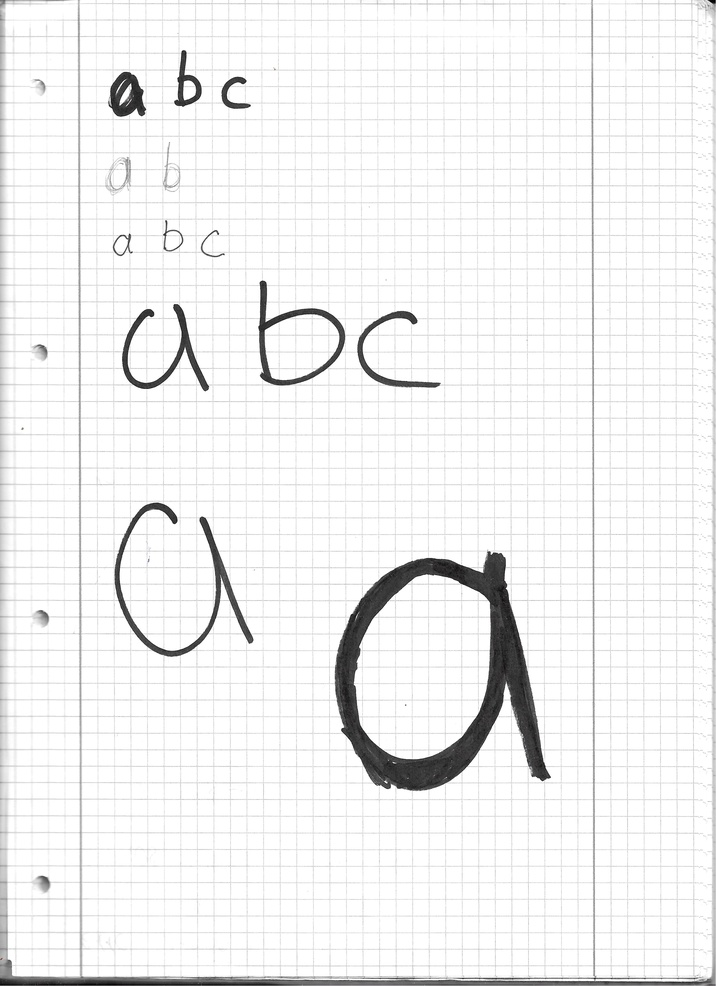
#> input picture Projekt/images/Buchstabenklein.jpg, 716 x 986 px, shrunk from 2544 x 3504 before the run
$ python processsing.py
#> lines starting #> are read from the running program, lines starting #| are printed output that depends on the picture; after the words box and inside, x2 and y2 are one past the last pixel; in counts of white or black regions, pixels touching at a corner belong together
from math import floor

from skimage import io
import numpy as np
import matplotlib.pyplot as plt
import matplotlib.cm as cm
import datetime


def rgb2gray(rgb):
    r, g, b = rgb[:, :, 0], rgb[:, :, 1], rgb[:, :, 2]
    gray = 0.2989 * r + 0.5870 * g + 0.1140 * b

    return gray

def dilate(in_image, filter_h):
    width, height = in_image.shape
    copy = in_image.copy()

    k = floor(len(filter_h) / 2)
    tmp = []
    for v in range(k, height - k):
        for u in range(k, width - k):
            for j in range(-k, k + 1):
                for i in range(-k, k + 1):
                    tmp.append(in_image[u + i][v + j] + filter_h[i + k][j + k])
            copy[u][v] = max(tmp)
            if copy[u][v] > 255:
                copy[u][v] = 255
            if copy[u][v] < 0:
                copy[u][v] = 0
            tmp.clear()
    return copy

def laplace(in_image, filter_h):
    width, height = in_image.shape
    copy = in_image.copy()

    k = floor(len(filter_h) / 2)
    tmp = []
    for v in range(k, height - k):
        for u in range(k, width - k):
            for j in range(-k, k + 1):
                for i in range(-k, k + 1):
                    tmp.append(in_image[u + i][v + j] + filter_h[i + k][j + k])
            copy[u][v] = max(tmp)
            if copy[u][v] > 255:
                copy[u][v] = 255
            if copy[u][v] < 0:
                copy[u][v] = 0
            tmp.clear()
    return copy

#threshold to set everything gray to black
def threshold_operation(hough_array, threshold):
    width, height = hough_array.shape
    copy = hough_array.copy()
    for v in range(height):
        for u in range(width):
            if hough_array[u][v] < threshold:
                copy[u][v] = 0
    return copy


# [22 lines of commented-out code are left out]

if __name__ == "__main__":

    now = datetime.datetime.now()
    print(now.strftime("%Y-%m-%d %H:%M:%S"))
    # read img
    #img = io.imread("images/buchstaben.jpg")
    #img = io.imread("images/buchstaben1.jpg")
    img = io.imread("images/Buchstabenklein.jpg")
#> img is the input picture: shape (986, 716, 3); mean R, G, B 241.3, 241.3, 241.3
    # convert to numpy array
    img = np.array(img).astype(np.int16)

    h1 = np.array([[0, 0, 0, 0, 0],
                   [0, 1, 1, 1, 0],
                   [0, 1, 1, 1, 0],
                   [0, 1, 1, 1, 0],
                   [0, 0, 0, 0, 0]])
    h2 = np.array([[0, 0, 0],
                   [0, 1, 1],
                   [0, 0, 0]])
    la = np.array([[1, 1, 1],
                   [1, -8, 1],
                   [1, 1, 1]])

    imggray = rgb2gray(img)

    #plt.figure(1, dpi=300)
    #plt.imshow(imggray, cmap=cm.Greys_r)
    #plt.show()

    dilated_image = dilate(imggray, h1)
#> after the loop in dilate, `for v in range(k, height - k):`:
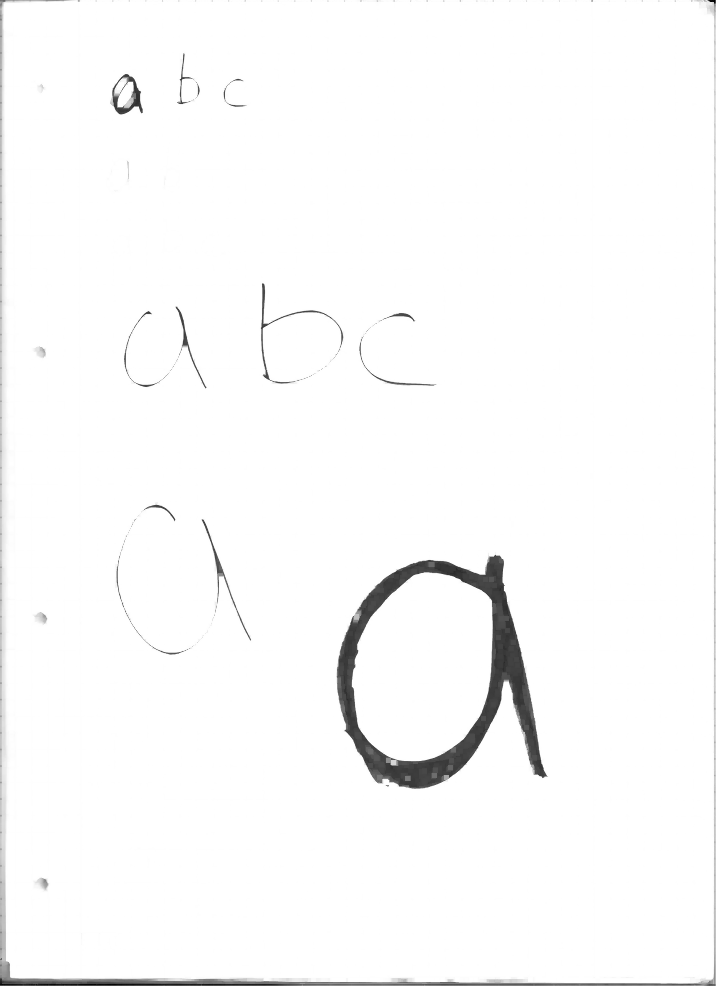
#> copy: shape (986, 716) float64; min 0, max 255, mean 250.1
#> after the loop in dilate, `for v in range(k, height - k):`: tmp = []

# [7 lines of commented-out code are left out]

    laplace_image = laplace(dilated_image, la)
#> after the loop in laplace, `for v in range(k, height - k):`:
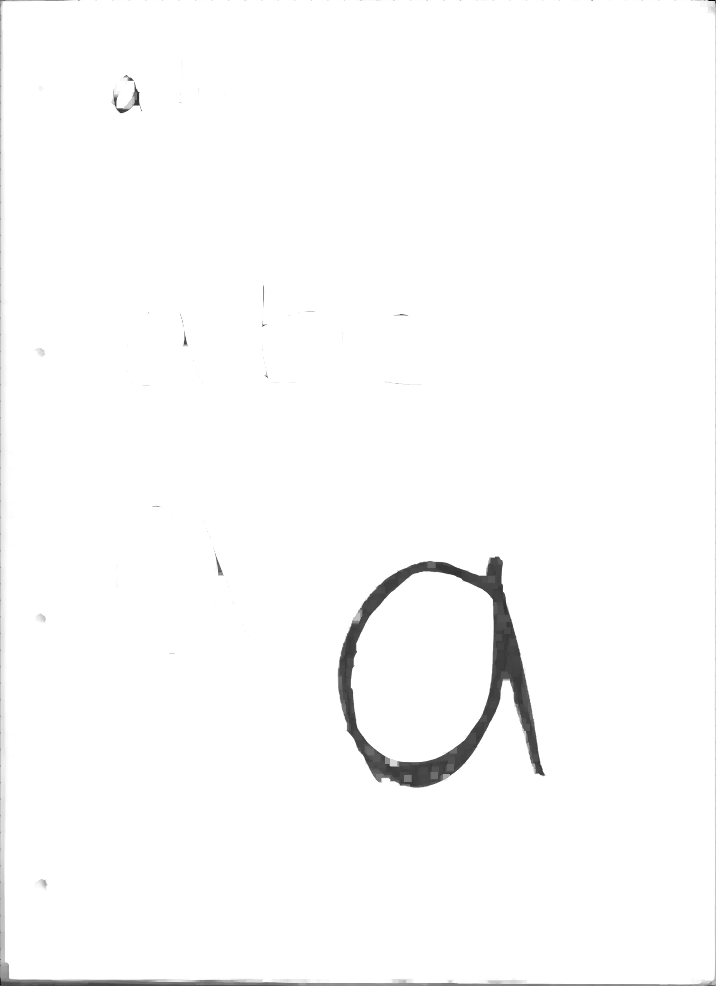
#> copy: shape (986, 716) float64; 8.72% of pixels changed, all inside (x1, y1, x2, y2) = (1, 1, 715, 985)

    plt.figure(1, dpi=300)
    plt.subplot(211)
    plt.imshow(img, cmap=cm.Greys_r)
    plt.figure(1, dpi=300)
    plt.subplot(212)
    plt.imshow(laplace_image, cmap=cm.Greys_r)
    plt.show()
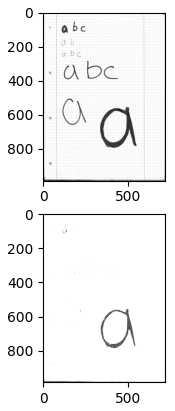
#> figure drawn by matplotlib, 2 panels

    t = round(np.amax(laplace_image) / 2)
#> t = 128
    thresholde_image = threshold_operation(laplace_image, t)
#> after the loop in threshold_operation, `for v in range(height):`:
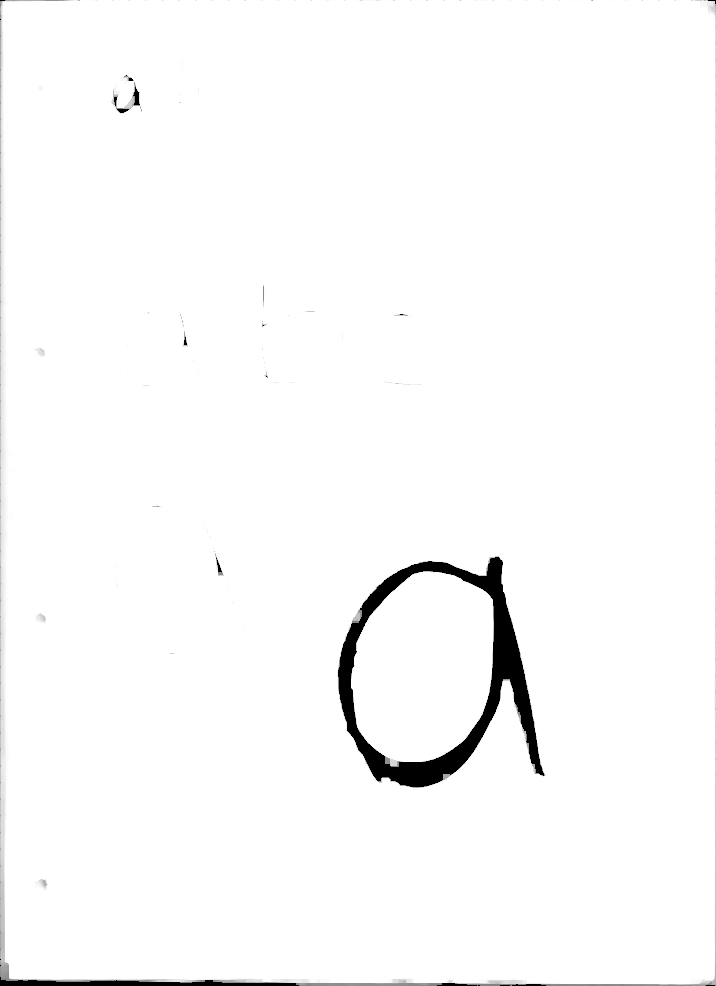
#> copy: shape (986, 716) float64; 1.62% of pixels changed, all inside (x1, y1, x2, y2) = (0, 0, 716, 986)

    plt.figure(1, dpi=300)
    plt.subplot(211)
    plt.imshow(img, cmap=cm.Greys_r)
    plt.figure(1, dpi=300)
    plt.subplot(212)
    plt.imshow(thresholde_image, cmap=cm.Greys_r)
    plt.show()

# [9 lines of commented-out code are left out]

    now = datetime.datetime.now()
    print(now.strftime("%Y-%m-%d %H:%M:%S"))

    exit(0)
#> (the program exits here)

$ run again, with Projekt/images/handwritten1.JPG copied over Projekt/images/Buchstabenklein.jpg
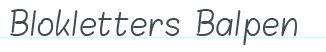
#> input picture Projekt/images/handwritten1.JPG, 326 x 52 px
#> img is the input picture: shape (52, 326, 3); mean R, G, B 233.8, 235.8, 236.2
#> after the loop in dilate, `for v in range(k, height - k):`: tmp = []
#> `plt.show()`:
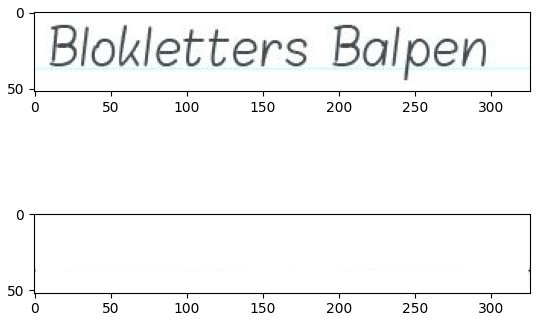
#> figure drawn by matplotlib, 2 panels
#> t = 128
